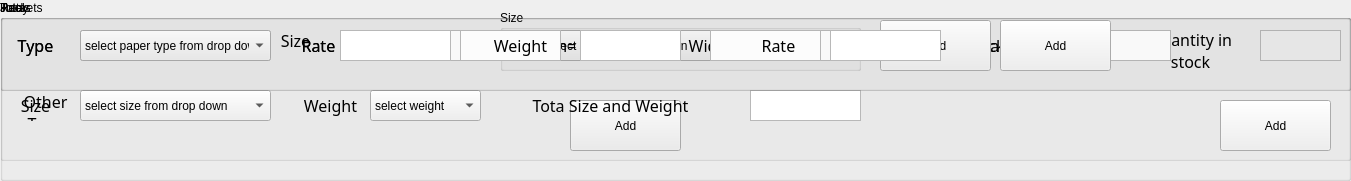
    <widget class="QGroupBox" name="ReelsContainer">
     <property name="geometry">
      <rect>
       <x>0</x>
       <y>0</y>
       <width>1351</width>
       <height>181</height>
      </rect>
     </property>
     <property name="title">
      <string>Reels</string>
     </property>
     <widget class="QLabel" name="item_label_11">
      <property name="geometry">
       <rect>
        <x>10</x>
        <y>20</y>
        <width>51</width>
        <height>51</height>
       </rect>
      </property>
      <property name="font">
       <font>
        <family>Papyrus</family>
        <pointsize>12</pointsize>
       </font>
      </property>
      <property name="text">
       <string>Type</string>
      </property>
      <property name="textFormat">
       <enum>Qt::PlainText</enum>
      </property>
      <property name="alignment">
       <set>Qt::AlignCenter</set>
      </property>
      <property name="wordWrap">
       <bool>true</bool>
      </property>
     </widget>
     <widget class="QTextEdit" name="ReelsQuantity">
      <property name="geometry">
       <rect>
        <x>1060</x>
        <y>30</y>
        <width>61</width>
        <height>31</height>
       </rect>
      </property>
     </widget>
     <widget class="QLabel" name="item_label_12">
      <property name="geometry">
       <rect>
        <x>950</x>
        <y>30</y>
        <width>101</width>
        <height>31</height>
       </rect>
      </property>
      <property name="font">
       <font>
        <family>Papyrus</family>
        <pointsize>12</pointsize>
       </font>
      </property>
      <property name="text">
       <string>Quantity</string>
      </property>
      <property name="textFormat">
       <enum>Qt::RichText</enum>
      </property>
      <property name="alignment">
       <set>Qt::AlignCenter</set>
      </property>
      <property name="wordWrap">
       <bool>true</bool>
      </property>
     </widget>
     <widget class="QTextEdit" name="ReelsRate">
      <property name="geometry">
       <rect>
        <x>350</x>
        <y>30</y>
        <width>101</width>
        <height>31</height>
       </rect>
      </property>
     </widget>
     <widget class="QLabel" name="item_label_26">
      <property name="geometry">
       <rect>
        <x>270</x>
        <y>30</y>
        <width>101</width>
        <height>31</height>
       </rect>
      </property>
      <property name="font">
       <font>
        <family>Papyrus</family>
        <pointsize>12</pointsize>
       </font>
      </property>
      <property name="text">
       <string>Rate </string>
      </property>
      <property name="textFormat">
       <enum>Qt::RichText</enum>
      </property>
      <property name="alignment">
       <set>Qt::AlignCenter</set>
      </property>
      <property name="wordWrap">
       <bool>true</bool>
      </property>
     </widget>
     <widget class="QPushButton" name="Add_Reels">
      <property name="geometry">
       <rect>
        <x>570</x>
        <y>100</y>
        <width>111</width>
        <height>51</height>
       </rect>
      </property>
      <property name="text">
       <string>Add</string>
      </property>
     </widget>
     <widget class="QLabel" name="item_label_27">
      <property name="geometry">
       <rect>
        <x>1130</x>
        <y>20</y>
        <width>121</width>
        <height>61</height>
       </rect>
      </property>
      <property name="font">
       <font>
        <family>Papyrus</family>
        <pointsize>12</pointsize>
       </font>
      </property>
      <property name="text">
       <string>Quantity in stock</string>
      </property>
      <property name="textFormat">
       <enum>Qt::RichText</enum>
      </property>
      <property name="alignment">
       <set>Qt::AlignCenter</set>
      </property>
      <property name="wordWrap">
       <bool>true</bool>
      </property>
     </widget>
     <widget class="QLabel" name="item_label_28">
      <property name="geometry">
       <rect>
        <x>480</x>
        <y>20</y>
        <width>51</width>
        <height>51</height>
       </rect>
      </property>
      <property name="font">
       <font>
        <family>Papyrus</family>
        <pointsize>12</pointsize>
       </font>
      </property>
      <property name="text">
       <string>Size</string>
      </property>
      <property name="textFormat">
       <enum>Qt::PlainText</enum>
      </property>
      <property name="alignment">
       <set>Qt::AlignCenter</set>
      </property>
      <property name="wordWrap">
       <bool>true</bool>
      </property>
     </widget>
     <widget class="QComboBox" name="ReelsPaperTypeComboBox">
      <property name="geometry">
       <rect>
        <x>80</x>
        <y>30</y>
        <width>191</width>
        <height>31</height>
       </rect>
      </property>
      <item>
       <property name="text">
        <string>select paper type from drop down</string>
       </property>
      </item>
      <item>
       <property name="text">
        <string>Fluting</string>
       </property>
      </item>
      <item>
       <property name="text">
        <string>L1</string>
       </property>
      </item>
      <item>
       <property name="text">
        <string>L2</string>
       </property>
      </item>
      <item>
       <property name="text">
        <string>TL</string>
       </property>
      </item>
      <item>
       <property name="text">
        <string>Kraft</string>
       </property>
      </item>
      <item>
       <property name="text">
        <string>Super Fluting</string>
       </property>
      </item>
      <item>
       <property name="text">
        <string>BB 2.5 No</string>
       </property>
      </item>
      <item>
       <property name="text">
        <string>BB Coated</string>
       </property>
      </item>
      <item>
       <property name="text">
        <string>BB 3 No</string>
       </property>
      </item>
     </widget>
     <widget class="QTextEdit" name="QuantityStockReels">
      <property name="enabled">
       <bool>false</bool>
      </property>
      <property name="geometry">
       <rect>
        <x>1260</x>
        <y>30</y>
        <width>81</width>
        <height>31</height>
       </rect>
      </property>
     </widget>
     <widget class="QLabel" name="item_label_29">
      <property name="geometry">
       <rect>
        <x>10</x>
        <y>90</y>
        <width>71</width>
        <height>31</height>
       </rect>
      </property>
      <property name="font">
       <font>
        <family>Papyrus</family>
        <pointsize>12</pointsize>
       </font>
      </property>
      <property name="text">
       <string>Other Type</string>
      </property>
      <property name="textFormat">
       <enum>Qt::RichText</enum>
      </property>
      <property name="alignment">
       <set>Qt::AlignCenter</set>
      </property>
      <property name="wordWrap">
       <bool>true</bool>
      </property>
     </widget>
     <widget class="QTextEdit" name="rate_5">
      <property name="geometry">
       <rect>
        <x>90</x>
        <y>90</y>
        <width>171</width>
        <height>31</height>
       </rect>
      </property>
     </widget>
     <widget class="QComboBox" name="ReelsSizeComboBox">
      <property name="geometry">
       <rect>
        <x>540</x>
        <y>30</y>
        <width>191</width>
        <height>31</height>
       </rect>
      </property>
      <item>
       <property name="text">
        <string>select size from drop down</string>
       </property>
      </item>
      <item>
       <property name="text">
        <string>18</string>
       </property>
      </item>
      <item>
       <property name="text">
        <string>19</string>
       </property>
      </item>
      <item>
       <property name="text">
        <string>20</string>
       </property>
      </item>
      <item>
       <property name="text">
        <string>21</string>
       </property>
      </item>
      <item>
       <property name="text">
        <string>22</string>
       </property>
      </item>
      <item>
       <property name="text">
        <string>23</string>
       </property>
      </item>
      <item>
       <property name="text">
        <string>24</string>
       </property>
      </item>
      <item>
       <property name="text">
        <string>25</string>
       </property>
      </item>
      <item>
       <property name="text">
        <string>26</string>
       </property>
      </item>
      <item>
       <property name="text">
        <string>27</string>
       </property>
      </item>
      <item>
       <property name="text">
        <string>28</string>
       </property>
      </item>
      <item>
       <property name="text">
        <string>29</string>
       </property>
      </item>
      <item>
       <property name="text">
        <string>30</string>
       </property>
      </item>
      <item>
       <property name="text">
        <string>31</string>
       </property>
      </item>
      <item>
       <property name="text">
        <string>32</string>
       </property>
      </item>
      <item>
       <property name="text">
        <string>33</string>
       </property>
      </item>
      <item>
       <property name="text">
        <string>34</string>
       </property>
      </item>
      <item>
       <property name="text">
        <string>35</string>
       </property>
      </item>
      <item>
       <property name="text">
        <string>36</string>
       </property>
      </item>
      <item>
       <property name="text">
        <string>37</string>
       </property>
      </item>
      <item>
       <property name="text">
        <string>38</string>
       </property>
      </item>
      <item>
       <property name="text">
        <string>39</string>
       </property>
      </item>
      <item>
       <property name="text">
        <string>40</string>
       </property>
      </item>
      <item>
       <property name="text">
        <string>41</string>
       </property>
      </item>
      <item>
       <property name="text">
        <string>42</string>
       </property>
      </item>
      <item>
       <property name="text">
        <string>43</string>
       </property>
      </item>
      <item>
       <property name="text">
        <string>44</string>
       </property>
      </item>
      <item>
       <property name="text">
        <string>45</string>
       </property>
      </item>
      <item>
       <property name="text">
        <string>46</string>
       </property>
      </item>
     </widget>
     <widget class="QLabel" name="item_label_30">
      <property name="geometry">
       <rect>
        <x>750</x>
        <y>20</y>
        <width>81</width>
        <height>51</height>
       </rect>
      </property>
      <property name="font">
       <font>
        <family>Papyrus</family>
        <pointsize>12</pointsize>
       </font>
      </property>
      <property name="text">
       <string>Weight</string>
      </property>
      <property name="textFormat">
       <enum>Qt::PlainText</enum>
      </property>
      <property name="alignment">
       <set>Qt::AlignCenter</set>
      </property>
      <property name="wordWrap">
       <bool>true</bool>
      </property>
     </widget>
     <widget class="QComboBox" name="ReelsWeightComboBox">
      <property name="geometry">
       <rect>
        <x>830</x>
        <y>30</y>
        <width>111</width>
        <height>31</height>
       </rect>
      </property>
      <item>
       <property name="text">
        <string>select weight</string>
       </property>
      </item>
      <item>
       <property name="text">
        <string>600 Kg</string>
       </property>
      </item>
     </widget>
     <widget class="QGroupBox" name="PacketsContainer">
      <property name="geometry">
       <rect>
        <x>0</x>
        <y>0</y>
        <width>1351</width>
        <height>161</height>
       </rect>
      </property>
      <property name="title">
       <string>Packets</string>
      </property>
      <widget class="QGroupBox" name="groupBox_6">
       <property name="geometry">
        <rect>
         <x>500</x>
         <y>10</y>
         <width>361</width>
         <height>61</height>
        </rect>
       </property>
       <property name="title">
        <string>Size</string>
       </property>
       <widget class="QTextEdit" name="PacketsLength">
        <property name="geometry">
         <rect>
          <x>90</x>
          <y>20</y>
          <width>81</width>
          <height>31</height>
         </rect>
        </property>
       </widget>
       <widget class="QTextEdit" name="PacketsWidth">
        <property name="geometry">
         <rect>
          <x>260</x>
          <y>20</y>
          <width>81</width>
          <height>31</height>
         </rect>
        </property>
       </widget>
       <widget class="QLabel" name="item_label_15">
        <property name="geometry">
         <rect>
          <x>10</x>
          <y>10</y>
          <width>71</width>
          <height>51</height>
         </rect>
        </property>
        <property name="font">
         <font>
          <family>Papyrus</family>
          <pointsize>12</pointsize>
         </font>
        </property>
        <property name="text">
         <string>Length=</string>
        </property>
        <property name="textFormat">
         <enum>Qt::PlainText</enum>
        </property>
        <property name="alignment">
         <set>Qt::AlignCenter</set>
        </property>
        <property name="wordWrap">
         <bool>true</bool>
        </property>
       </widget>
       <widget class="QLabel" name="item_label_16">
        <property name="geometry">
         <rect>
          <x>180</x>
          <y>10</y>
          <width>71</width>
          <height>51</height>
         </rect>
        </property>
        <property name="font">
         <font>
          <family>Papyrus</family>
          <pointsize>12</pointsize>
         </font>
        </property>
        <property name="text">
         <string>Width=</string>
        </property>
        <property name="textFormat">
         <enum>Qt::PlainText</enum>
        </property>
        <property name="alignment">
         <set>Qt::AlignCenter</set>
        </property>
        <property name="wordWrap">
         <bool>true</bool>
        </property>
       </widget>
      </widget>
      <widget class="QTextEdit" name="PacketsNoOfPackets">
       <property name="geometry">
        <rect>
         <x>1060</x>
         <y>30</y>
         <width>111</width>
         <height>31</height>
        </rect>
       </property>
      </widget>
      <widget class="QLabel" name="item_label_14">
       <property name="geometry">
        <rect>
         <x>870</x>
         <y>30</y>
         <width>171</width>
         <height>31</height>
        </rect>
       </property>
       <property name="font">
        <font>
         <family>Papyrus</family>
         <pointsize>12</pointsize>
        </font>
       </property>
       <property name="text">
        <string>Number of Packets</string>
       </property>
       <property name="textFormat">
        <enum>Qt::RichText</enum>
       </property>
       <property name="alignment">
        <set>Qt::AlignCenter</set>
       </property>
       <property name="wordWrap">
        <bool>true</bool>
       </property>
      </widget>
      <widget class="QLabel" name="item_label_13">
       <property name="geometry">
        <rect>
         <x>10</x>
         <y>20</y>
         <width>51</width>
         <height>51</height>
        </rect>
       </property>
       <property name="font">
        <font>
         <family>Papyrus</family>
         <pointsize>12</pointsize>
        </font>
       </property>
       <property name="text">
        <string>Type</string>
       </property>
       <property name="textFormat">
        <enum>Qt::PlainText</enum>
       </property>
       <property name="alignment">
        <set>Qt::AlignCenter</set>
       </property>
       <property name="wordWrap">
        <bool>true</bool>
       </property>
      </widget>
      <widget class="QTextEdit" name="PacketsRate">
       <property name="geometry">
        <rect>
         <x>370</x>
         <y>30</y>
         <width>111</width>
         <height>31</height>
        </rect>
       </property>
      </widget>
      <widget class="QComboBox" name="PacketsPaperTypeComboBox">
       <property name="geometry">
        <rect>
         <x>80</x>
         <y>30</y>
         <width>191</width>
         <height>31</height>
        </rect>
       </property>
       <item>
        <property name="text">
         <string>select paper type from drop down</string>
        </property>
       </item>
       <item>
        <property name="text">
         <string>Fluting</string>
        </property>
       </item>
       <item>
        <property name="text">
         <string>L1</string>
        </property>
       </item>
       <item>
        <property name="text">
         <string>L2</string>
        </property>
       </item>
       <item>
        <property name="text">
         <string>TL</string>
        </property>
       </item>
       <item>
        <property name="text">
         <string>Kraft</string>
        </property>
       </item>
       <item>
        <property name="text">
         <string>Super Fluting</string>
        </property>
       </item>
       <item>
        <property name="text">
         <string>BB 2.5 No</string>
        </property>
       </item>
       <item>
        <property name="text">
         <string>BB Coated</string>
        </property>
       </item>
       <item>
        <property name="text">
         <string>BB 3 No</string>
        </property>
       </item>
      </widget>
      <widget class="QLabel" name="item_label_31">
       <property name="geometry">
        <rect>
         <x>270</x>
         <y>30</y>
         <width>101</width>
         <height>31</height>
        </rect>
       </property>
       <property name="font">
        <font>
         <family>Papyrus</family>
         <pointsize>12</pointsize>
        </font>
       </property>
       <property name="text">
        <string>Rate </string>
       </property>
       <property name="textFormat">
        <enum>Qt::RichText</enum>
       </property>
       <property name="alignment">
        <set>Qt::AlignCenter</set>
       </property>
       <property name="wordWrap">
        <bool>true</bool>
       </property>
      </widget>
      <widget class="QPushButton" name="Add_Packets">
       <property name="geometry">
        <rect>
         <x>1220</x>
         <y>100</y>
         <width>111</width>
         <height>51</height>
        </rect>
       </property>
       <property name="text">
        <string>Add</string>
       </property>
      </widget>
      <widget class="QLabel" name="item_label_32">
       <property name="geometry">
        <rect>
         <x>10</x>
         <y>80</y>
         <width>51</width>
         <height>51</height>
        </rect>
       </property>
       <property name="font">
        <font>
         <family>Papyrus</family>
         <pointsize>12</pointsize>
        </font>
       </property>
       <property name="text">
        <string>Size</string>
       </property>
       <property name="textFormat">
        <enum>Qt::PlainText</enum>
       </property>
       <property name="alignment">
        <set>Qt::AlignCenter</set>
       </property>
       <property name="wordWrap">
        <bool>true</bool>
       </property>
      </widget>
      <widget class="QComboBox" name="ReelsSizeComboBox_2">
       <property name="geometry">
        <rect>
         <x>80</x>
         <y>90</y>
         <width>191</width>
         <height>31</height>
        </rect>
       </property>
       <item>
        <property name="text">
         <string>select size from drop down</string>
        </property>
       </item>
       <item>
        <property name="text">
         <string>18</string>
        </property>
       </item>
       <item>
        <property name="text">
         <string>19</string>
        </property>
       </item>
       <item>
        <property name="text">
         <string>20</string>
        </property>
       </item>
       <item>
        <property name="text">
         <string>21</string>
        </property>
       </item>
       <item>
        <property name="text">
         <string>22</string>
        </property>
       </item>
       <item>
        <property name="text">
         <string>23</string>
        </property>
       </item>
       <item>
        <property name="text">
         <string>24</string>
        </property>
       </item>
       <item>
        <property name="text">
         <string>25</string>
        </property>
       </item>
       <item>
        <property name="text">
         <string>26</string>
        </property>
       </item>
       <item>
        <property name="text">
         <string>27</string>
        </property>
       </item>
       <item>
        <property name="text">
         <string>28</string>
        </property>
       </item>
       <item>
        <property name="text">
         <string>29</string>
        </property>
       </item>
       <item>
        <property name="text">
         <string>30</string>
        </property>
       </item>
       <item>
        <property name="text">
         <string>31</string>
        </property>
       </item>
       <item>
        <property name="text">
         <string>32</string>
        </property>
       </item>
       <item>
        <property name="text">
         <string>33</string>
        </property>
       </item>
       <item>
        <property name="text">
         <string>34</string>
        </property>
       </item>
       <item>
        <property name="text">
         <string>35</string>
        </property>
       </item>
       <item>
        <property name="text">
         <string>36</string>
        </property>
       </item>
       <item>
        <property name="text">
         <string>37</string>
        </property>
       </item>
       <item>
        <property name="text">
         <string>38</string>
        </property>
       </item>
       <item>
        <property name="text">
         <string>39</string>
        </property>
       </item>
       <item>
        <property name="text">
         <string>40</string>
        </property>
       </item>
       <item>
        <property name="text">
         <string>41</string>
        </property>
       </item>
       <item>
        <property name="text">
         <string>42</string>
        </property>
       </item>
       <item>
        <property name="text">
         <string>43</string>
        </property>
       </item>
       <item>
        <property name="text">
         <string>44</string>
        </property>
       </item>
       <item>
        <property name="text">
         <string>45</string>
        </property>
       </item>
       <item>
        <property name="text">
         <string>46</string>
        </property>
       </item>
      </widget>
      <widget class="QComboBox" name="ReelsWeightComboBox_2">
       <property name="geometry">
        <rect>
         <x>370</x>
         <y>90</y>
         <width>111</width>
         <height>31</height>
        </rect>
       </property>
       <item>
        <property name="text">
         <string>select weight</string>
        </property>
       </item>
       <item>
        <property name="text">
         <string>600 Kg</string>
        </property>
       </item>
      </widget>
      <widget class="QLabel" name="item_label_33">
       <property name="geometry">
        <rect>
         <x>290</x>
         <y>80</y>
         <width>81</width>
         <height>51</height>
        </rect>
       </property>
       <property name="font">
        <font>
         <family>Papyrus</family>
         <pointsize>12</pointsize>
        </font>
       </property>
       <property name="text">
        <string>Weight</string>
       </property>
       <property name="textFormat">
        <enum>Qt::PlainText</enum>
       </property>
       <property name="alignment">
        <set>Qt::AlignCenter</set>
       </property>
       <property name="wordWrap">
        <bool>true</bool>
       </property>
      </widget>
      <widget class="QTextEdit" name="PacketsTotaDetails">
       <property name="geometry">
        <rect>
         <x>750</x>
         <y>90</y>
         <width>111</width>
         <height>31</height>
        </rect>
       </property>
      </widget>
      <widget class="QLabel" name="item_label_20">
       <property name="geometry">
        <rect>
         <x>500</x>
         <y>90</y>
         <width>221</width>
         <height>31</height>
        </rect>
       </property>
       <property name="font">
        <font>
         <family>Papyrus</family>
         <pointsize>12</pointsize>
        </font>
       </property>
       <property name="text">
        <string>Tota Size and Weight</string>
       </property>
       <property name="textFormat">
        <enum>Qt::RichText</enum>
       </property>
       <property name="alignment">
        <set>Qt::AlignCenter</set>
       </property>
       <property name="wordWrap">
        <bool>true</bool>
       </property>
      </widget>
      <widget class="QGroupBox" name="JuttaContainer">
       <property name="geometry">
        <rect>
         <x>0</x>
         <y>0</y>
         <width>1351</width>
         <height>91</height>
        </rect>
       </property>
       <property name="title">
        <string>Jutta</string>
       </property>
       <widget class="QLabel" name="item_label_37">
        <property name="geometry">
         <rect>
          <x>350</x>
          <y>10</y>
          <width>101</width>
          <height>71</height>
         </rect>
        </property>
        <property name="font">
         <font>
          <family>Papyrus</family>
          <pointsize>12</pointsize>
         </font>
        </property>
        <property name="text">
         <string>Weight</string>
        </property>
        <property name="textFormat">
         <enum>Qt::RichText</enum>
        </property>
        <property name="alignment">
         <set>Qt::AlignCenter</set>
        </property>
        <property name="wordWrap">
         <bool>true</bool>
        </property>
       </widget>
       <widget class="QTextEdit" name="JuttaWeightTextField">
        <property name="geometry">
         <rect>
          <x>460</x>
          <y>30</y>
          <width>101</width>
          <height>31</height>
         </rect>
        </property>
       </widget>
       <widget class="QLabel" name="item_label_38">
        <property name="geometry">
         <rect>
          <x>610</x>
          <y>30</y>
          <width>101</width>
          <height>31</height>
         </rect>
        </property>
        <property name="font">
         <font>
          <family>Papyrus</family>
          <pointsize>12</pointsize>
         </font>
        </property>
        <property name="text">
         <string>Rate </string>
        </property>
        <property name="textFormat">
         <enum>Qt::RichText</enum>
        </property>
        <property name="alignment">
         <set>Qt::AlignCenter</set>
        </property>
        <property name="wordWrap">
         <bool>true</bool>
        </property>
       </widget>
       <widget class="QTextEdit" name="JuttaRateTextField">
        <property name="geometry">
         <rect>
          <x>710</x>
          <y>30</y>
          <width>111</width>
          <height>31</height>
         </rect>
        </property>
       </widget>
       <widget class="QPushButton" name="Add_Jutta">
        <property name="geometry">
         <rect>
          <x>880</x>
          <y>20</y>
          <width>111</width>
          <height>51</height>
         </rect>
        </property>
        <property name="text">
         <string>Add</string>
        </property>
       </widget>
       <widget class="QGroupBox" name="TotayContainer">
        <property name="geometry">
         <rect>
          <x>0</x>
          <y>0</y>
          <width>1351</width>
          <height>91</height>
         </rect>
        </property>
        <property name="title">
         <string>Totay</string>
        </property>
        <widget class="QLabel" name="item_label_18">
         <property name="geometry">
          <rect>
           <x>240</x>
           <y>10</y>
           <width>111</width>
           <height>61</height>
          </rect>
         </property>
         <property name="font">
          <font>
           <family>Papyrus</family>
           <pointsize>12</pointsize>
          </font>
         </property>
         <property name="text">
          <string>Size</string>
         </property>
         <property name="textFormat">
          <enum>Qt::PlainText</enum>
         </property>
         <property name="alignment">
          <set>Qt::AlignCenter</set>
         </property>
         <property name="wordWrap">
          <bool>true</bool>
         </property>
        </widget>
        <widget class="QTextEdit" name="TotaSizeTextField">
         <property name="geometry">
          <rect>
           <x>340</x>
           <y>30</y>
           <width>111</width>
           <height>31</height>
          </rect>
         </property>
        </widget>
        <widget class="QLabel" name="item_label_22">
         <property name="geometry">
          <rect>
           <x>470</x>
           <y>10</y>
           <width>101</width>
           <height>71</height>
          </rect>
         </property>
         <property name="font">
          <font>
           <family>Papyrus</family>
           <pointsize>12</pointsize>
          </font>
         </property>
         <property name="text">
          <string>Weight</string>
         </property>
         <property name="textFormat">
          <enum>Qt::RichText</enum>
         </property>
         <property name="alignment">
          <set>Qt::AlignCenter</set>
         </property>
         <property name="wordWrap">
          <bool>true</bool>
         </property>
        </widget>
        <widget class="QTextEdit" name="TotaWeightTextField">
         <property name="geometry">
          <rect>
           <x>580</x>
           <y>30</y>
           <width>101</width>
           <height>31</height>
          </rect>
         </property>
        </widget>
        <widget class="QLabel" name="item_label_34">
         <property name="geometry">
          <rect>
           <x>730</x>
           <y>30</y>
           <width>101</width>
           <height>31</height>
          </rect>
         </property>
         <property name="font">
          <font>
           <family>Papyrus</family>
           <pointsize>12</pointsize>
          </font>
         </property>
         <property name="text">
          <string>Rate </string>
         </property>
         <property name="textFormat">
          <enum>Qt::RichText</enum>
         </property>
         <property name="alignment">
          <set>Qt::AlignCenter</set>
         </property>
         <property name="wordWrap">
          <bool>true</bool>
         </property>
        </widget>
        <widget class="QTextEdit" name="TotaRateTextField">
         <property name="geometry">
          <rect>
           <x>830</x>
           <y>30</y>
           <width>111</width>
           <height>31</height>
          </rect>
         </property>
        </widget>
        <widget class="QPushButton" name="Add_Totay">
         <property name="geometry">
          <rect>
           <x>1000</x>
           <y>20</y>
           <width>111</width>
           <height>51</height>
          </rect>
         </property>
         <property name="text">
          <string>Add</string>
         </property>
        </widget>
       </widget>
      </widget>
     </widget>
    </widget>
